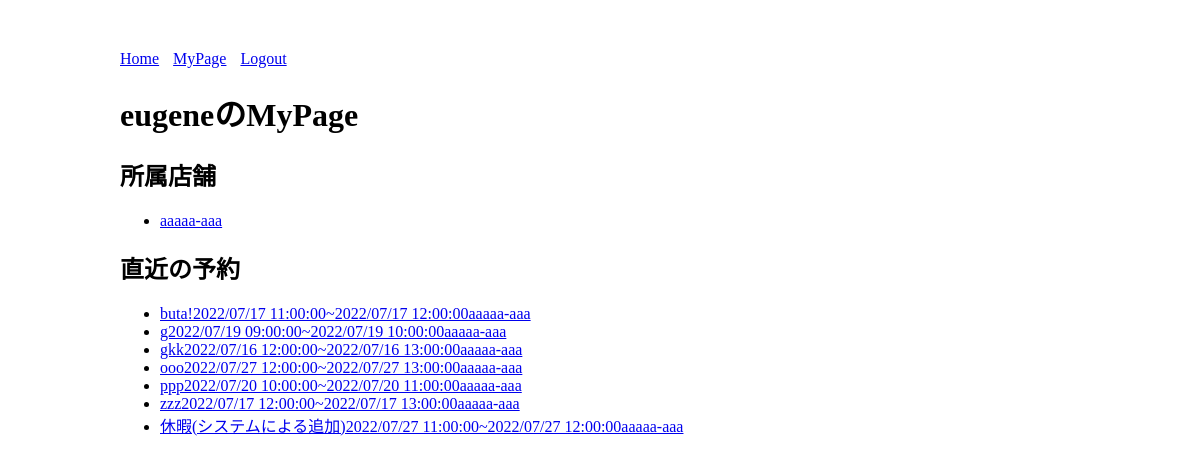
/mypage/ (signed in), run on an earlier commit of the app's database.
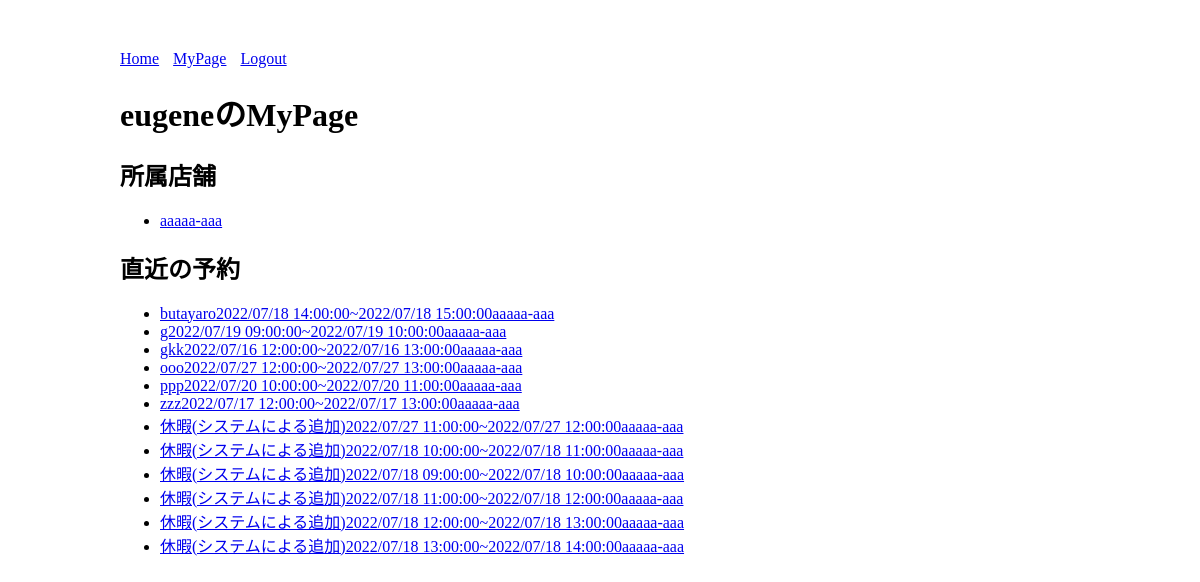
And on a later commit of the database.
### booking/models.py (models this page shows, shortened)
class Staff(models.Model):
    name = models.CharField('表示名', max_length=50)
    user = models.ForeignKey(
        settings.AUTH_USER_MODEL, verbose_name='ログインユーザー', on_delete=models.CASCADE
    )
    store = models.ForeignKey(
        Store, verbose_name='店舗', on_delete=models.CASCADE
    )
    class Meta:
        constraints = [
            models.UniqueConstraint(fields=['user', 'store'], name='unique_staff'),
        ]
    def __str__(self):
        return f'{self.store.name}-{self.name}'

class Store(models.Model):
    name = models.CharField('店名', max_length=255)

class Schedule(models.Model):
    start = models.DateTimeField('開始時間')
    end = models.DateTimeField('終了時間')
    name = models.CharField('予約者名', max_length=50)
    staff = models.ForeignKey( Staff, verbose_name='スタッフ', on_delete=models.CASCADE)
    def __str__(self):
        start = timezone.localtime(self.start).strftime('%Y/%m/%d %H:%M:%S')
        end = timezone.localtime(self.end).strftime('%Y/%m/%d %H:%M:%S')
        return f'{self.name}{start}~{end}{self.staff}'

### booking/views.py (the view)
# urls.py: path('mypage/', MyPage.as_view(), name='my_page'),
class MyPage(LoginRequiredMixin, TemplateView):
    template_name = 'booking/my_page.html'
    def get_context_data(self, **kwargs):
        context = super().get_context_data(**kwargs)
        context['staff_list'] = Staff.objects.filter(user=self.request.user).order_by('name')
        context['schedule_list'] = Schedule.objects.filter(staff__user=self.request.user, start__gte=timezone.now()).order_by('name')
        return context

### booking/templates/booking/my_page.html
{% extends 'booking/base.html' %}
{% block content %}
    <h1>{{ user.username }}のMyPage</h1>
    <h2>所属店舗</h2>
    <ul>
        {% for staff in staff_list %}
        <li><a href="{% url 'my_page_calendar' staff.pk %}">{{ staff }}</a></li>
        {% empty %}
            <li>まだ店舗がありません。</li>
        {% endfor %}
    </ul>
    <h2>直近の予約</h2>
    <ul>
        {% for schedule in schedule_list %}
            <li><a href="{% url 'my_page_schedule' schedule.pk %}">{{ schedule }}</a></li>
        {% empty %}
            <li>予約はありません。</li>
        {% endfor %}
    </ul>
{% endblock %}

What changed in the data, as far as the page shows it:
removed Schedule: start+end+name "buta!2022/07/17 11:00:00~2022/07/17 12:00:00aaaaa-aaa"
added Schedule: start+end+name "butayaro2022/07/18 14:00:00~2022/07/18 15:00:00aaaaa-aaa"
added Schedule: start+end+name "休暇(システムによる追加)2022/07/18 10:00:00~2022/07/18 11:00:00aaaaa-aaa"
added Schedule: start+end+name "休暇(システムによる追加)2022/07/18 09:00:00~2022/07/18 10:00:00aaaaa-aaa"
added Schedule: start+end+name "休暇(システムによる追加)2022/07/18 11:00:00~2022/07/18 12:00:00aaaaa-aaa"
added Schedule: start+end+name "休暇(システムによる追加)2022/07/18 12:00:00~2022/07/18 13:00:00aaaaa-aaa"
added Schedule: start+end+name "休暇(システムによる追加)2022/07/18 13:00:00~2022/07/18 14:00:00aaaaa-aaa"
